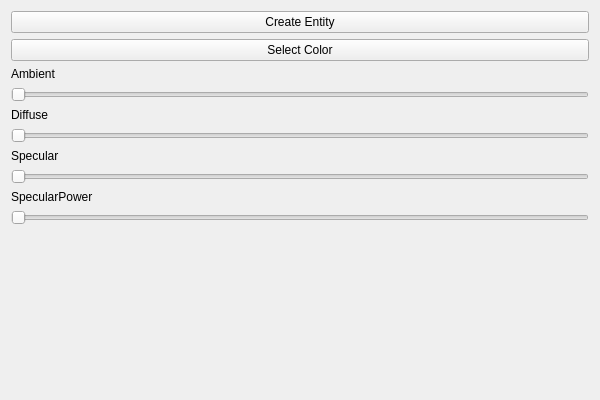
<?xml version="1.0" encoding="UTF-8"?>
<ui version="4.0">
 <class>MainwindowClass</class>
 <widget class="QWidget" name="MainwindowClass">
  <property name="geometry">
   <rect>
    <x>0</x>
    <y>0</y>
    <width>600</width>
    <height>400</height>
   </rect>
  </property>
  <property name="windowTitle">
   <string>Mainwindow</string>
  </property>
  <layout class="QGridLayout" name="gridLayout_2">
   <item row="0" column="1">
    <layout class="QVBoxLayout" name="controlsLayout">
     <property name="spacing">
      <number>6</number>
     </property>
     <item>
      <widget class="QPushButton" name="importButton">
       <property name="text">
        <string>Create Entity</string>
       </property>
      </widget>
     </item>
     <item>
      <widget class="QPushButton" name="colorButton">
       <property name="text">
        <string>Select Color</string>
       </property>
      </widget>
     </item>
     <item>
      <widget class="QLabel" name="ambientLabel">
       <property name="text">
        <string>Ambient</string>
       </property>
      </widget>
     </item>
     <item>
      <widget class="QSlider" name="ambientSlider">
       <property name="orientation">
        <enum>Qt::Horizontal</enum>
       </property>
      </widget>
     </item>
     <item>
      <widget class="QLabel" name="diffuseLabel">
       <property name="text">
        <string>Diffuse</string>
       </property>
      </widget>
     </item>
     <item>
      <widget class="QSlider" name="diffuseSlider">
       <property name="orientation">
        <enum>Qt::Horizontal</enum>
       </property>
      </widget>
     </item>
     <item>
      <widget class="QLabel" name="specularLabel">
       <property name="text">
        <string>Specular</string>
       </property>
      </widget>
     </item>
     <item>
      <widget class="QSlider" name="specularSlider">
       <property name="orientation">
        <enum>Qt::Horizontal</enum>
       </property>
      </widget>
     </item>
     <item>
      <widget class="QLabel" name="specularPowerLabel">
       <property name="text">
        <string>SpecularPower</string>
       </property>
      </widget>
     </item>
     <item>
      <widget class="QSlider" name="specularPowerSlider">
       <property name="orientation">
        <enum>Qt::Horizontal</enum>
       </property>
      </widget>
     </item>
     <item>
      <spacer name="verticalSpacer">
       <property name="orientation">
        <enum>Qt::Vertical</enum>
       </property>
       <property name="sizeHint" stdset="0">
        <size>
         <width>20</width>
         <height>40</height>
        </size>
       </property>
      </spacer>
     </item>
    </layout>
   </item>
   <item row="0" column="0">
    <layout class="QGridLayout" name="gridLayout"/>
   </item>
  </layout>
 </widget>
 <layoutdefault spacing="6" margin="11"/>
 <resources/>
 <connections/>
</ui>
